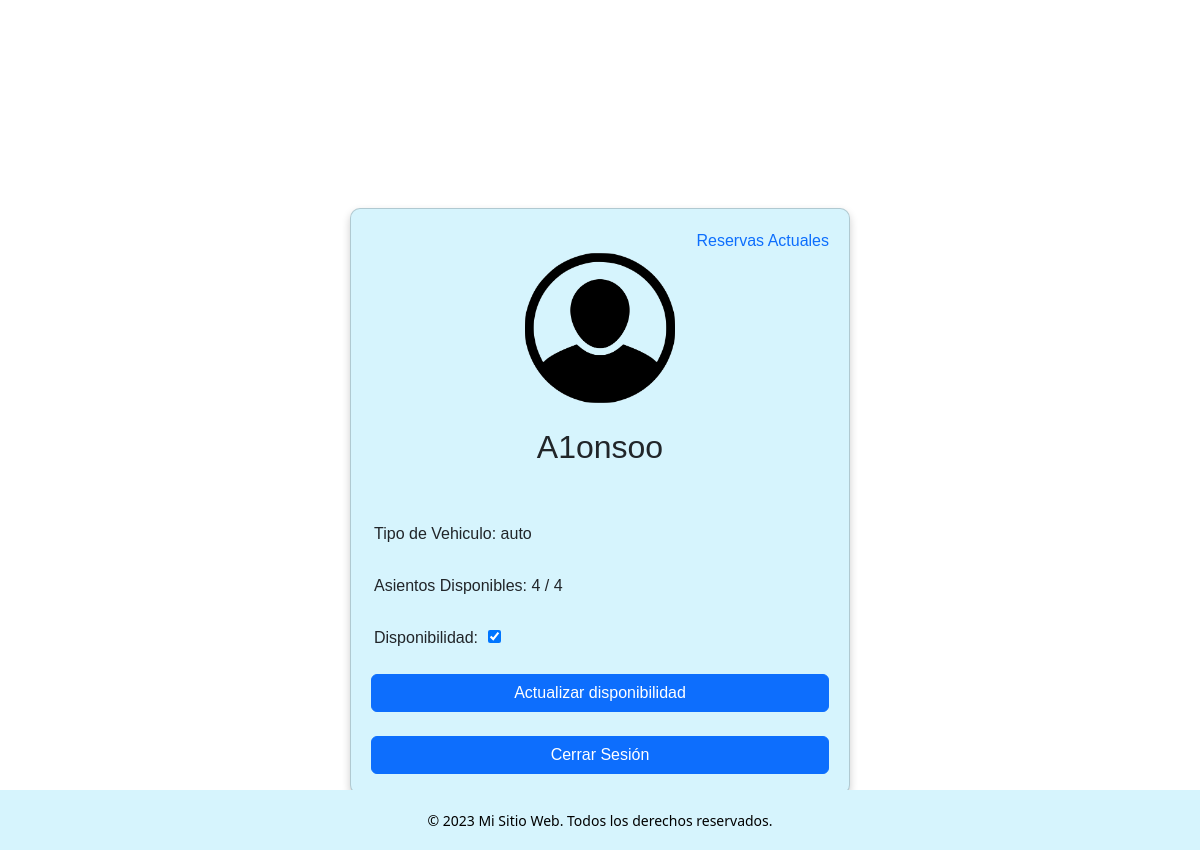
The page /perfilConductor (signed in) on the database as committed earlier.
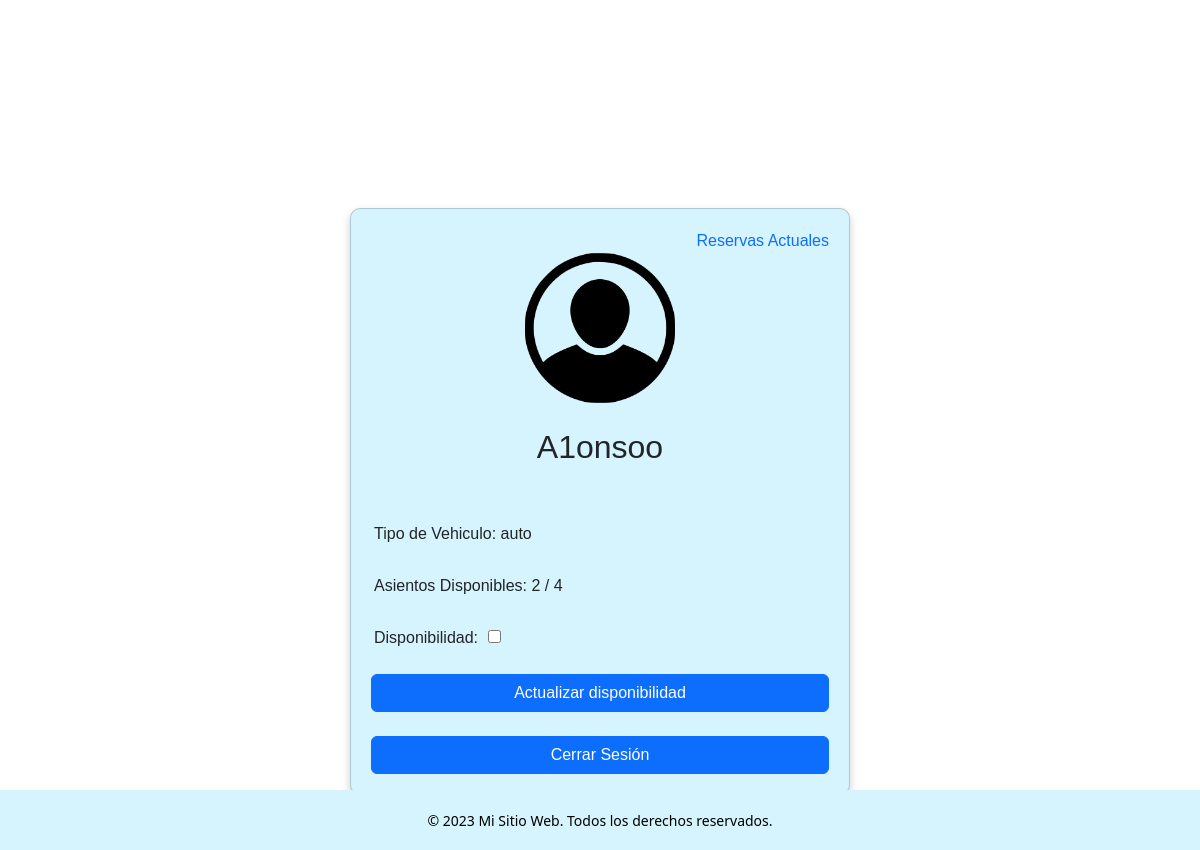
The same page on the database as committed later.
### app/models.py (models this page shows, shortened)
class Conductor(models.Model):
    licencia = models.CharField(max_length=9)
    patente = models.CharField(max_length=6, primary_key=True, verbose_name="Patente")
    asientos = models.IntegerField()
    asientosdisponibles= models.IntegerField()
    username = models.ForeignKey(User, on_delete=models.CASCADE)
    tipoauto = models.CharField(max_length=30, verbose_name="Tipo")
    Disponible = models.BooleanField()

### app/views.py (the view)
# urls.py: path('perfilConductor', views.perfilConductor, name='perfilConductor'),
@login_required(login_url='/accounts/login/')
def perfilConductor(request):
    datos={}
    datos['persona']=conductor=Conductor.objects.get(username=request.user)
    if request.method=='POST':
        if 'disponibilidad' in request.POST:
            conductor.Disponible=True
            conductor.save()
            datos['mensaje']="Disponibilidad cambiada correctamente"
            return render(request, 'perfilConductor.html', datos)
        else:
            conductor.Disponible=False
            conductor.save()
            datos['mensaje']="Disponibilidad cambiada correctamente"
            return render(request, 'perfilConductor.html', datos)
    else:
        return render(request, 'perfilConductor.html', datos)

### app/templates/perfilConductor.html (shortened to what this page needs)
<!DOCTYPE html>
<html lang="en">
<head>
    {% load static %}
    <link href="https://cdn.jsdelivr.net/npm/bootstrap@5.3.0/dist/css/bootstrap.min.css" rel="stylesheet">
    <link rel="stylesheet" href="{% static '../static/css/perfilConductor.css' %}">
</head>
<body>
    {% load static %}
    <nav class="titulo"><a href="{% url 'home' %}" style="color: white; text-decoration: none;" > Aerotransfer</a></nav>
    <div class="card">
        <a href="{% url 'ReservasActuales' %}" style="text-align: right; text-decoration: none;">Reservas Actuales</a>
        <img class="img" src="{% static 'img/usuario.png' %}" alt="Perfil de usuario">
        <h2 style="text-align: center;">{{user.username}} </h2>
        <br>
        <br>
        <label for="">Tipo de Vehiculo: {{persona.tipoauto}}</label>
        <br>
        <br>
        <label for="">Asientos Disponibles: {{persona.asientosdisponibles}} / {{persona.asientos}}</label>
        <br>
        <br>
        <form method="post" action="">
        <label for="disponibilidad">Disponibilidad:</label>
        {% if persona.Disponible is True %}
        <input type="checkbox" name="disponibilidad" id="disponibilidad_input" checked>
        {% else %}
        <input type="checkbox" name="disponibilidad" id="disponibilidad_input">
        {% endif %}
        <br>
        <br>
        <button type="submit" class="btn btn-primary" style="width: 100%;">Actualizar disponibilidad</button>
        </form>
        <br>
        <a href="{% url 'logout' %}" class="btn btn-primary">Cerrar Sesión </a>
      </div>
      <footer>
        <div class="footer-content">
            <p>© 2023 Mi Sitio Web. Todos los derechos reservados.</p>
        </div>
    </footer>
</body>
</html>

Rows that differ between the two databases and show on the page:
changed Conductor "auto": asientosdisponibles "4" → "2"
Other text that changed with them:
form field disponibilidad: (not shown) → "☐"
form field disponibilidad: "☑" → (not shown)
